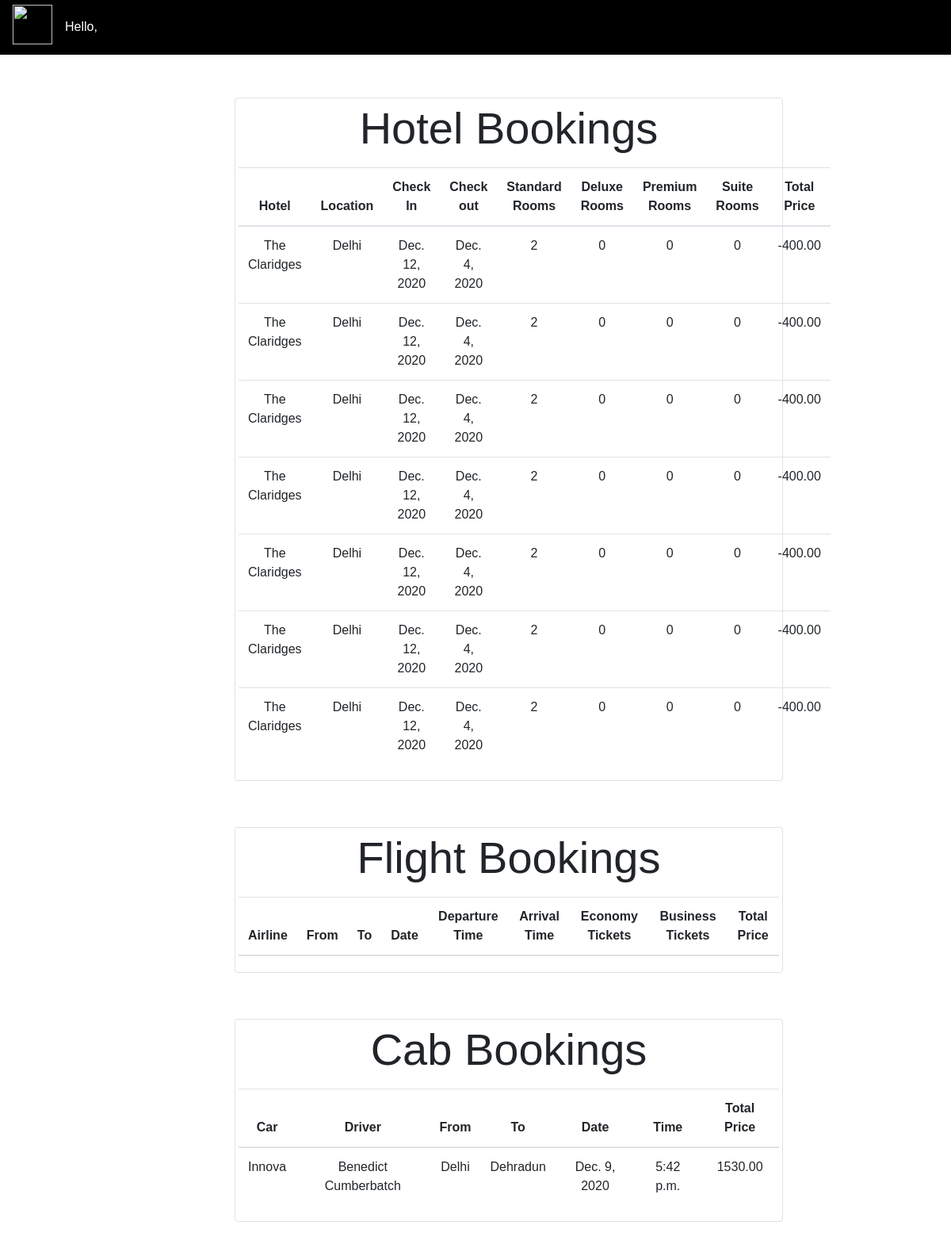
/my_bookings (signed in), run on an earlier commit of the app's database.
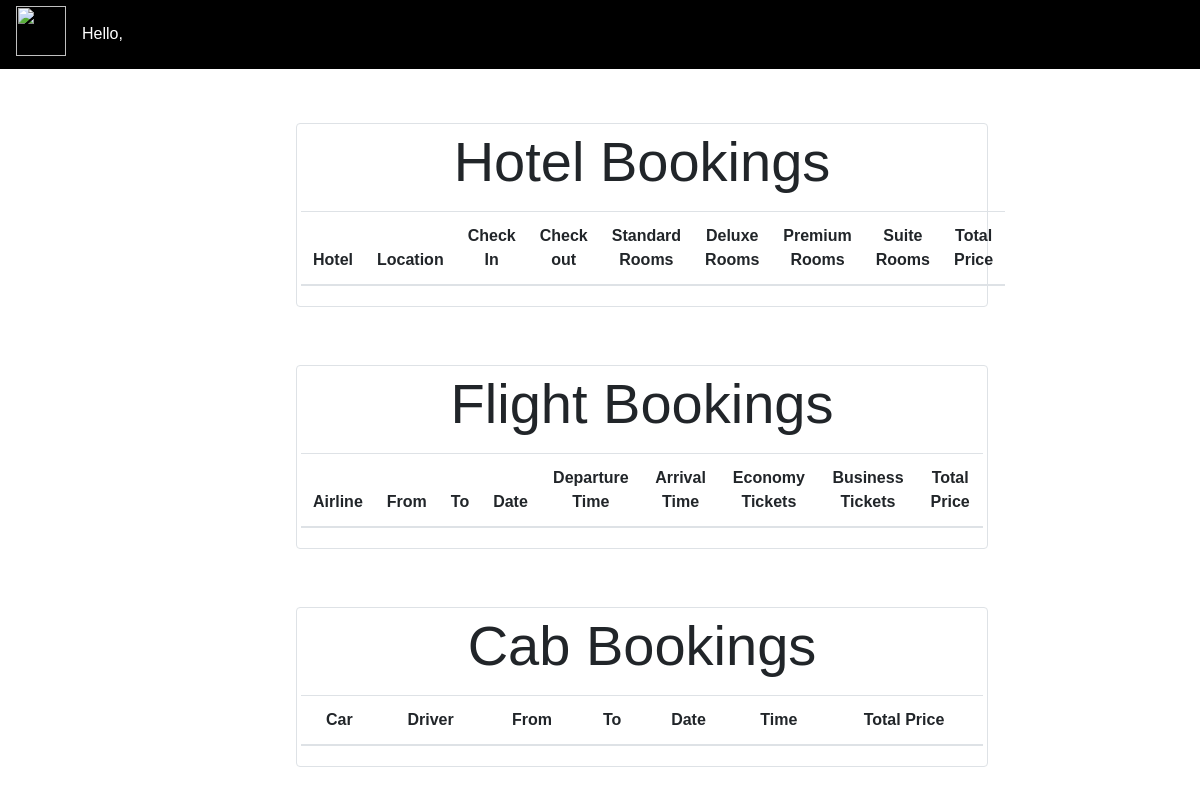
And on a later commit of the database.
### Travel/models/hotel_booking.py (models this page shows, shortened)
class Hotel_booking(models.Model):
    user_email = models.CharField(max_length=50, default='')
    user_fname = models.CharField(max_length=50, default='')
    user_lname = models.CharField(max_length=50, default='')
    hotel = models.ForeignKey(Hotel, on_delete=models.CASCADE)
    check_in_date = models.DateField(default = date.today)
    check_out_date = models.DateField(default = date.today)
    standard_number = models.PositiveIntegerField(default=0)
    deluxe_number = models.PositiveIntegerField(default=0)
    premium_number = models.PositiveIntegerField(default=0)
    suite_number = models.PositiveIntegerField(default=0)
    total_price = models.DecimalField(max_digits=7, decimal_places=2, default=0)
    @staticmethod
    def get_booking_by_user(email):
        return Hotel_booking.objects.filter(user_email=email)

### Travel/models/hotels.py (models this page shows, shortened)
class Hotel(models.Model):
    name = models.CharField(max_length=50)
    description = models.CharField(max_length=250, default="The most comfortable stay", null=True, blank=True)
    location = models.ForeignKey(Location, on_delete=models.CASCADE, default=1)
    locality = models.CharField(max_length=50, default = "X")
    street = models.CharField(max_length=50, default= "Y")
    number = models.PositiveSmallIntegerField(default=9999999900)
    website = models.URLField(default="www..com", max_length=50)
    rating = models.DecimalField(max_digits=3, decimal_places=2, default=0)
    deluxe_available = models.BooleanField(default=True)
    deluxe_price = models.DecimalField(max_digits=6, decimal_places=2, default=0)
    standard_available = models.BooleanField(default=True)
    standard_price = models.DecimalField(max_digits=6, decimal_places=2, default=0)
    premium_available = models.BooleanField(default=True)
    premium_price = models.DecimalField(max_digits=6, decimal_places=2, default=0)
    suite_available = models.BooleanField(default=True)
    suite_price = models.DecimalField(max_digits=6, decimal_places=2, default=0)
    image1 = models.ImageField(upload_to = "uploads/hotel_photos", null=True, default=None)
    image2 = models.ImageField(upload_to = "uploads/hotel_photos", null=True, default=None)
    image3 = models.ImageField(upload_to = "uploads/hotel_photos", null=True, default=None)
    image4 = models.ImageField(upload_to = "uploads/hotel_photos", null=True, default=None)
    image5 = models.ImageField(upload_to = "uploads/hotel_photos", null=True, default=None)
    wifi = models.BooleanField(default=False)
    air_conditioning = models.BooleanField(default=True)
    airport_shuttle = models.BooleanField(default=False)
    parking_area = models.BooleanField(default=True)
    pool = models.BooleanField(default=False)
    fitness_center = models.BooleanField(default=False)

### Travel/models/location.py (models this page shows, shortened)
class Location(models.Model):
    name = models.CharField(max_length=50)

### Travel/models/cab_booking.py (models this page shows, shortened)
class Cab_booking(models.Model):
    user_email = models.CharField(max_length=50, default='')
    user_fname = models.CharField(max_length=50, default='')
    user_lname = models.CharField(max_length=50, default='')
    booking_date = models.DateField()
    booking_time = models.TimeField()
    source = models.CharField(max_length=50, default='')
    destination = models.CharField(max_length=50, default='')
    total_price = models.DecimalField(max_digits=7, decimal_places=2, default=0)
    car = models.CharField(max_length=50, default='')
    driver = models.CharField(max_length=50, default='')
    @staticmethod
    def get_booking_by_user(email):
        return Cab_booking.objects.filter(user_email=email)

### Travel/views/my_bookings.py (the view)
# urls.py: path('my_bookings', My_bookings_view.as_view()),
class My_bookings_view(View):
    def get(self, request):
        user = request.user
        hotel_bookings = Hotel_booking.get_booking_by_user(user.email)
        flight_bookings = Flight_booking.get_booking_by_user(user.email)
        cab_bookings = Cab_booking.get_booking_by_user(user.email)
        return render(request , 'my_bookings.html',{'hotel_bookings':hotel_bookings, 'flight_bookings':flight_bookings,'cab_bookings':cab_bookings})

### Travel/models/flight_booking.py (called while the page is built)
    @staticmethod
    def get_booking_by_user(email):
        return Flight_booking.objects.filter(user_email=email)

### Travel/templates/my_bookings.html (shortened to what this page needs)
{% extends 'base1.html' %}
{% block content %}
<div style="padding-top: 50px; padding-bottom: 25px;" class="container">
    <div class="border rounded p-1 m-1">
        <p class="display-4 text-center">Hotel Bookings</p>
        <table class="table mx-auto">
            <thead>
                <tr class="text-center">
                    <th>Hotel</th>
                    <th>Location</th>
                    <th>Check In</th>
                    <th>Check out</th>
                    <th>Standard Rooms</th>
                    <th>Deluxe Rooms</th>
                    <th>Premium Rooms</th>
                    <th>Suite Rooms</th>
                    <th>Total Price</th>
                </tr>
            </thead>
            <tbody>
                {% for booking in hotel_bookings %}
                <tr class="text-center">
                    <td>{{booking.hotel.name}}</td>
                    <td> {{booking.hotel.location.name}}</td>
                    <td>{{booking.check_in_date}}</td>
                    <td>{{booking.check_out_date}}</td>
                    <td>{{booking.standard_number}}</td>
                    <td>{{booking.deluxe_number}}</td>
                    <td>{{booking.premium_number}}</td>
                    <td>{{booking.suite_number}}</td>
                    <td>{{booking.total_price}}</td>
                </tr>
                {% endfor %}
            </tbody>
        </table>
    </div>
</div>
<div style="padding-top: 25px; padding-bottom: 25px;" class="container">
    <div class="border rounded p-1 m-1">
        <p class="display-4 text-center">Flight Bookings</p>
        <table class="table mx-auto">
            <thead>
                <tr class="text-center">
                    <th>Airline</th>
                    <th>From</th>
                    <th>To</th>
                    <th>Date</th>
                    <th>Departure Time</th>
                    <th>Arrival Time</th>
                    <th>Economy Tickets</th>
                    <th>Business Tickets</th>
                    <th>Total Price</th>
                </tr>
            </thead>
        </table>
    </div>
</div>
<div style="padding-top: 25px; padding-bottom: 25px;" class="container">
    <div class="border rounded p-1 m-1">
        <p class="display-4 text-center">Cab Bookings</p>
        <table class="table mx-auto">
            <thead>
                <tr class="text-center">
                    <th>Car</th>
                    <th>Driver</th>
                    <th>From</th>
                    <th>To</th>
                    <th>Date</th>
                    <th>Time</th>
                    <th>Total Price</th>
                </tr>
            </thead>
            <tbody>
                {% for booking in cab_bookings %}
                <tr class="text-center">
                    <td>{{booking.car}}</td>
                    <td>{{booking.driver}}</td>
                    <td>{{booking.source}}</td>
                    <td>{{booking.destination}}</td>
                    <td>{{booking.booking_date}}</td>
                    <td>{{booking.booking_time}}</td>
                    <td>{{booking.total_price}}</td>
                </tr>
                {% endfor %}
            </tbody>
        </table>
    </div>
</div>
{% endblock %}

### Travel/templates/base1.html (shortened to what this page needs)
{% load socialaccount %}
<!doctype html>
<html lang="en">
    {% load static %}
  <head>
    <link rel="stylesheet" href="https://maxcdn.bootstrapcdn.com/bootstrap/4.0.0/css/bootstrap.min.css">
    <link rel="stylesheet" href="https://cdnjs.cloudflare.com/ajax/libs/font-awesome/4.7.0/css/font-awesome.min.css">
</head>
  <body id="letsdothis">
    {% if request.user.is_authenticated %}
    <nav class="navbar navbar-expand-lg navbar-light" style="background-color: black">
      <a href= "/" class="navbar-brand" style="color: white">
        <img src="{% static '/website__logo.jpeg' %}" style="width: 50px; margin-top: -15%" height="50" class="d-inline-block align-middle" alt="">
      </a>
      <div class="dropdown">
        <span style="margin-top: 15px; color: white; "> Hello, {{request.user.first_name}}</span>
      </div>
    </nav>
    {% endif %}
        {% block content %} {% endblock %}
  </body>
</html>

### Travel/templates/base1.html (style rules this page uses)
.dropdown { float:right; }
.container { width: 60%; padding: 10px; margin-left: 23.5%; }
body { font-family: Arial, Helvetica, sans-serif; }
* { box-sizing: border-box; }
#letsdothis { background-color: white; animation-name: example; animation-duration: 6s; }

What changed in the data, as far as the page shows it:
removed Hotel_booking: hotel.name "The Claridges", hotel.location.name "Delhi", check_in_date "Dec. 12, 2020", check_out_date "Dec. 4, 2020", standard_number "2", deluxe_number "0", premium_number "0", suite_number "0", total_price "-400.00"
removed Hotel_booking: hotel.name "The Claridges", hotel.location.name "Delhi", check_in_date "Dec. 12, 2020", check_out_date "Dec. 4, 2020", standard_number "2", deluxe_number "0", premium_number "0", suite_number "0", total_price "-400.00"
removed Hotel_booking: hotel.name "The Claridges", hotel.location.name "Delhi", check_in_date "Dec. 12, 2020", check_out_date "Dec. 4, 2020", standard_number "2", deluxe_number "0", premium_number "0", suite_number "0", total_price "-400.00"
removed Hotel_booking: hotel.name "The Claridges", hotel.location.name "Delhi", check_in_date "Dec. 12, 2020", check_out_date "Dec. 4, 2020", standard_number "2", deluxe_number "0", premium_number "0", suite_number "0", total_price "-400.00"
removed Hotel_booking: hotel.name "The Claridges", hotel.location.name "Delhi", check_in_date "Dec. 12, 2020", check_out_date "Dec. 4, 2020", standard_number "2", deluxe_number "0", premium_number "0", suite_number "0", total_price "-400.00"
removed Hotel_booking: hotel.name "The Claridges", hotel.location.name "Delhi", check_in_date "Dec. 12, 2020", check_out_date "Dec. 4, 2020", standard_number "2", deluxe_number "0", premium_number "0", suite_number "0", total_price "-400.00"
removed Hotel_booking: hotel.name "The Claridges", hotel.location.name "Delhi", check_in_date "Dec. 12, 2020", check_out_date "Dec. 4, 2020", standard_number "2", deluxe_number "0", premium_number "0", suite_number "0", total_price "-400.00"
removed Cab_booking: car "Innova", driver "Benedict Cumberbatch", source "Delhi", destination "Dehradun", booking_date "Dec. 9, 2020", booking_time "5:42 p.m.", total_price "1530.00"
